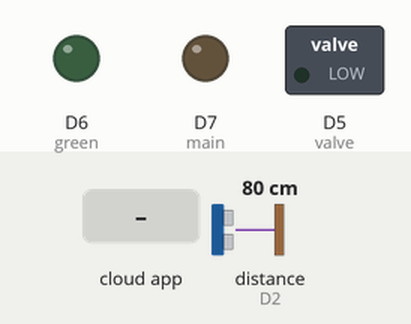
Recording of a sketch running on a simulated ESP8266 (NodeMCU). On the bench: switched loads named in the sketch (green lamp = pin HIGH), output pins drawn as LEDs (lit = HIGH). Wiring (inferred from the names in the program): ultrasonic range finder: trigger D1; echo D2. The inputs (shaded band) are chosen by the test bench; at power-on: distance to the obstacle (sensor on D2) 80 cm. The echo pulse lasts 58.3 µs per cm; WiFi joins after 1.5 s; servers stay silent unless stated; the Firebase database answers and starts empty; pins used as bus, display or sensor lines are not drawn; what the sketch prints to the serial monitor is not drawn.

Above: at 2.7 s.
2.8 s: distance to the obstacle (sensor on D2) set to 23 cm
5.3 s: distance to the obstacle (sensor on D2) set to 19 cm
At 7.3 s:
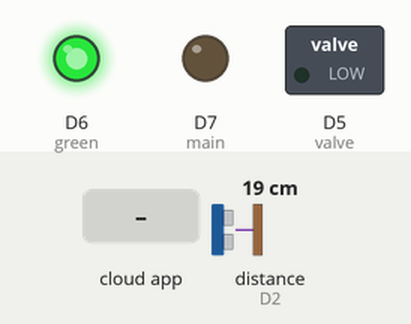
At 7.9 s:
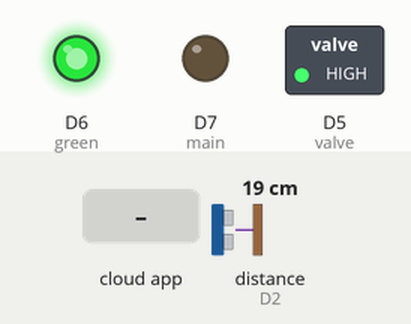
9.5 s: the phone or cloud app sets state to on
At 15.6 s:
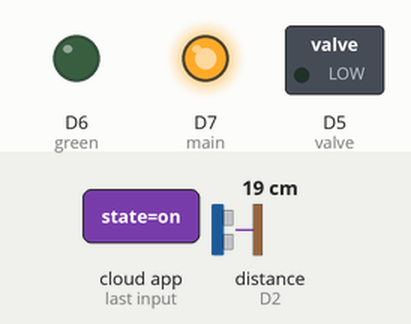
Timing chart, 0 to 20.2 s (numbered marks = the images above; inputs shaded):
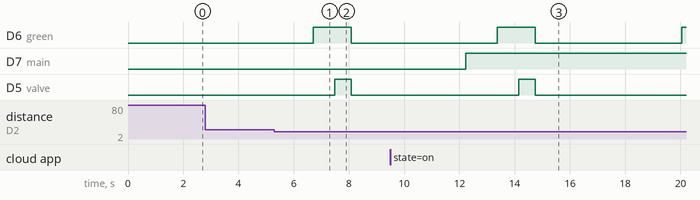

Measured:
- the behaviour switches between 21 and 20 cm on distance to the obstacle (sensor on D2) (found by bisection; images 0 and 1)
- after the input at 2.8 s, every drawn part: stays the same
- after the input at 5.3 s, D6 (green): LOW → HIGH after 1.4 s, → LOW 1.4 s later; D5 (valve): LOW → HIGH after 2.2 s, → LOW 0.59 s later
- after the input at 9.5 s, D7 (main): LOW → HIGH after 2.7 s

The sketch:

hand_sanitizer_v2_8266.ino
```cpp
#include <ESP8266WiFi.h>
#include <FirebaseArduino.h>

// Set these to run example.
#define FIREBASE_HOST "mailerservice-eac26.firebaseio.com"
#define FIREBASE_AUTH "9ReEqBrTKRxE8QxZumajHkBgZBkSRBc7OdarNXrt"
#define WIFI_SSID "mi"
#define WIFI_PASSWORD "@pri&abhi#2"
int trigPin =5; //d1
int echoPin = 4;  //d2
int valve= 14; //d5
int green=12;  //d6
int red=13;    //d7////// not used
int main = D7;
int duration;
int distance;


int counter = 0;
void setup() {

  pinMode(trigPin, OUTPUT);
  pinMode(echoPin, INPUT);
  pinMode(valve,OUTPUT);
  pinMode(green,OUTPUT);
  pinMode(main,OUTPUT);
Serial.begin(9600);

  // connect to wifi.
  WiFi.begin(WIFI_SSID, WIFI_PASSWORD);
  Serial.print("connecting");
  while (WiFi.status() != WL_CONNECTED) {
    Serial.print(".");
    delay(500);
  }
  Serial.println();
  Serial.print("connected: ");
  Serial.println(WiFi.localIP());

  Firebase.begin(FIREBASE_HOST, FIREBASE_AUTH);

}


void loop() {

  mainPower();
                              // Clears the trigPin
  digitalWrite(trigPin, LOW);
  delayMicroseconds(2);
                               // Sets the trigPin on HIGH state for 10 micro seconds
  digitalWrite(trigPin, HIGH);
  delayMicroseconds(10);
  digitalWrite(trigPin, LOW);
                                     // Reads the echoPin, returns the sound wave travel time in microseconds
  duration = pulseIn(echoPin, HIGH);
                                           // Calculating the distance
  distance= duration*0.034/2;
                                    // Prints the distance on the Serial Monitor
  //Serial.print("Distance: ");
   Serial.println(distance);
  ///////////////////// firebase data update
  firebaseDataUpdate(counter);

  if(distance>0 && distance<20)             // working
  {
         digitalWrite (green,HIGH);
         delay(770);
         digitalWrite (valve,HIGH);
         delay(590); //  3 ML   1100 FOR 5ML

         digitalWrite (valve,LOW);
         digitalWrite (green,LOW);
         delay(4000);
         counter++;

  }
  else
  {

//    digitalWrite (red,HIGH);
    digitalWrite (valve,LOW);
    digitalWrite (green,LOW);
   }
}


void firebaseDataUpdate(int dist){

  Firebase.setFloat("machine1/visitors", dist);
  // handle error
  if (Firebase.failed()) {
      Serial.print("setting /number failed:");
      Serial.println(Firebase.error());
      return;
  }
  delay(1000);
}

void mainPower(){
  String state = Firebase.getString("machine1/state");
  Serial.println(state);
  if(state=="on"){
    digitalWrite(main,HIGH);
  }
  else{
    digitalWrite(main,LOW);
  }
}
```
